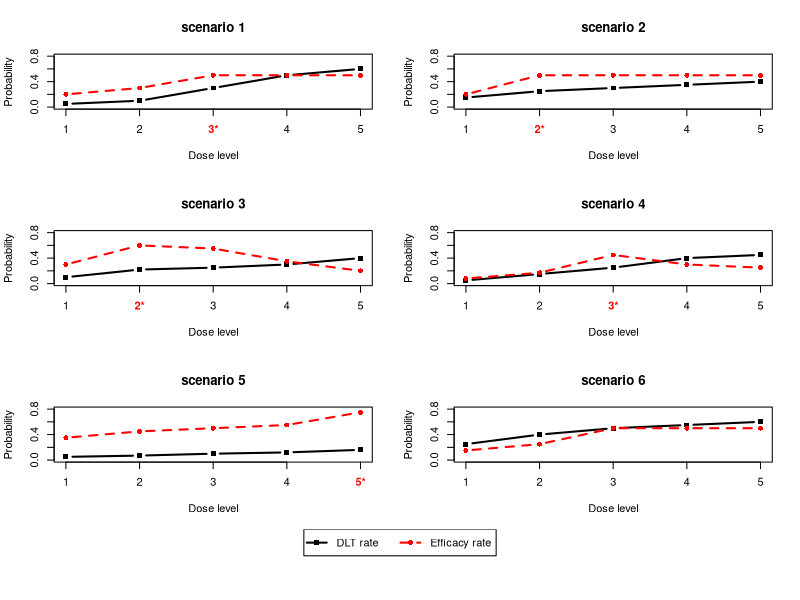

Write R code to recreate this figure.
setwd("C:/Users/Dell/Documents/ProjectCode/phaseI")
phaseI_II.scenario.plot.fn <- function(p.true, pE.true, main="Plateau", OBD=NULL){
    ndose <- length(p.true)
    lvls <- 1:ndose
    cols <- c("black", "red")
    lwds <- c(2, 2)
    ltys <- c(1, 2)
    pchs <- c(15, 16)
    plot(1:ndose, p.true, ylab = "Probability", xlab="Dose level", ylim=c(0, 0.8), main=main, xaxt="n", 
         type="b", 
         lwd=lwds[1], col=cols[1], lty=ltys[1], pch=pchs[1])
    if (is.null(OBD)){
        axis(1, at=lvls, lvls)
    }else{
        axis(1, at=OBD, paste0(OBD, "*"), col.axis="red", font.axis=2)
        axis(1, at=lvls[-OBD], lvls[-OBD])
    }
    lines(1:ndose, pE.true, type="b", lwd=lwds[2], col=cols[2], lty=ltys[2], pch=pchs[2])
#    legend("topleft", c("DLT rate", "Efficacy rate"), col=cols, lty=ltys, lwd=lwds, pch=pchs)
}


scenarios <- list()
scenarios[[1]] <- list(p.true=c(0.05, 0.1, 0.3, 0.5, 0.6),
                      pE.true=c(0.2, 0.3, 0.5, 0.5, 0.5))
scenarios[[2]] <- list(p.true=c(0.15, 0.25, 0.3, 0.35, 0.4),
                      pE.true=c(0.2, 0.5, 0.5, 0.5, 0.5))

scenarios[[3]] <- list(p.true=c(0.10, 0.22, 0.25, 0.3, 0.4),
                       pE.true=c(0.3, 0.6, 0.55, 0.35, 0.2))
scenarios[[4]] <- list(p.true=c(0.05, 0.15, 0.25, 0.40, 0.45),
                        pE.true=c(0.08, 0.17, 0.45, 0.30, 0.25))

scenarios[[5]] <- list(p.true=c(0.05, 0.07, 0.1, 0.12, 0.16),
                     pE.true=c(0.35, 0.45, 0.5, 0.55, 0.75))

scenarios[[6]] <- list(p.true=c(0.25, 0.40, 0.5, 0.55, 0.6),
                       pE.true=c(0.15, 0.25, 0.5, 0.5, 0.5))
for (i in 1:6){
    sce <- scenarios[[i]]
    outstr <- paste0("$(", sce$p.true, ",", " ", sce$pE.true, ")$")
    outstr <- paste(outstr, collapse = " & ")
    outstr <- paste0("&", outstr, " \\\\", "\n")
    cat(outstr)
}


#jpeg("plots/eff_tox_sc6.jpg", width=480*1.2, height=720*1.2, pointsize=15)
de.par <- par()
mat <- matrix(c(1, 2, 3, 4, 5, 6, 7, 7), nrow=4, byrow=TRUE)
layout(mat=mat, heights=c(0.5, 0.5, 0.5, 0.2))
par(mar=de.par$mar)

phaseI_II.scenario.plot.fn(scenarios[[1]]$p.true, scenarios[[1]]$pE.true, main="scenario 1", OBD=3)
phaseI_II.scenario.plot.fn(scenarios[[2]]$p.true, scenarios[[2]]$pE.true, main="scenario 2", OBD=2)
phaseI_II.scenario.plot.fn(scenarios[[3]]$p.true, scenarios[[3]]$pE.true, main="scenario 3", OBD=2)
phaseI_II.scenario.plot.fn(scenarios[[4]]$p.true, scenarios[[4]]$pE.true, main="scenario 4", OBD=3)
phaseI_II.scenario.plot.fn(scenarios[[5]]$p.true, scenarios[[5]]$pE.true, main="scenario 5", OBD=5)
phaseI_II.scenario.plot.fn(scenarios[[6]]$p.true, scenarios[[6]]$pE.true, main="scenario 6", OBD=NULL)

par(mar = c(0,2,0,2))
plot(1, type = "n", axes=FALSE, xlab="", ylab="")
cols <- c("black", "red")
lwds <- c(2, 2)
ltys <- c(1, 2)
pchs <- c(15, 16)
legend(x="top", inset=0, legend=c("DLT rate", "Efficacy rate"), col=cols, lty=ltys, lwd=lwds, pch=pchs, horiz=TRUE)
dev.off()
